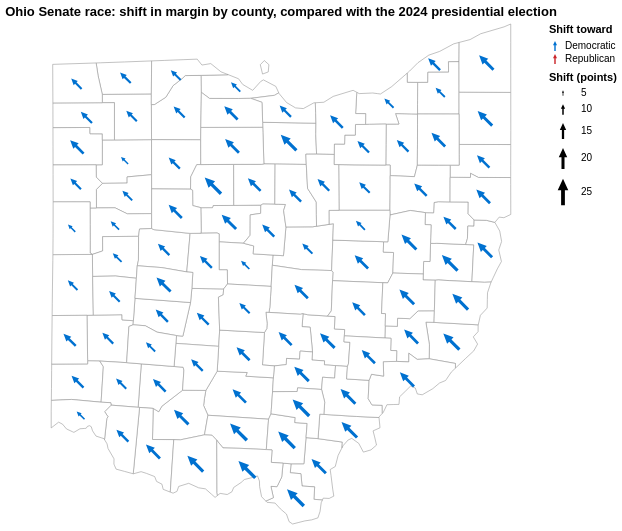

Notebook code for this chart:
### Markdown cell above
This cell draws the map in two layers: the county outlines underneath, and one arrow per county on top. Blue arrows point up-left for a shift toward the Democrats and red arrows point up-right for a shift toward the Republicans. The arrow's size shows the size of the shift, with the length of an arrow proportional to the shift, so an arrow for a 20-point shift is twice as long as one for a 10-point shift.

**Hover anywhere inside a county** (not just on its arrow) to see its name, which party the shift was toward, and the size of the shift in percentage points. This makes it easy to check any county against the `shift` table.

This follows the vote-shift map on NBC's Ohio Senate results page, which says the comparison is with the 2024 presidential election. Its statewide figure (16.06 points toward Democrats) is the same as the one in our file.

### Code cell
# what shows up when you hover: the same three items on the county and on its arrow
hover_text = [
    alt.Tooltip("County:N", title="County"),
    alt.Tooltip("ShiftToward:N", title="Shift toward"),
    alt.Tooltip("Size:Q", title="Shift (points)", format=".2f"),
]

# layer 1: the county outlines (hovering anywhere inside a county shows its numbers)
outlines = alt.Chart(ohio_counties).mark_geoshape(fill="white", stroke="#999999", strokeWidth=0.6).encode(
    tooltip=hover_text,
)

# layer 2: one arrow per county, placed at its middle
arrow_layer = alt.Chart(arrows).mark_point(shape="arrow", filled=True, opacity=1).encode(
    longitude="x:Q",
    latitude="y:Q",
    angle=alt.Angle("Angle:Q", scale=None),
    size=alt.Size(
        "Size:Q",
        scale=alt.Scale(type="pow", exponent=2, domain=[0, 25], range=[0, 700]),
        title="Shift (points)",
    ),
    color=alt.Color(
        "ShiftToward:N",
        scale=alt.Scale(domain=["Democratic", "Republican"], range=["#0071d0", "#CA262B"]),
        title="Shift toward",
    ),
    tooltip=hover_text,
)

alt.layer(outlines, arrow_layer).project(type="identity", reflectY=True).properties(
    title="Ohio Senate race: shift in margin by county, compared with the 2024 presidential election",
    width=500,
    height=500,
)
